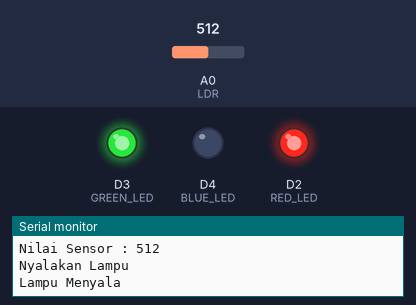
A sketch run on a simulated ESP8266 (NodeMCU). Parts: output pins drawn as LEDs (lit = HIGH), the last lines printed to the serial monitor. Inputs (shaded band) come from the test bench; at power-on: A0 (LDR) = 512.

Above: at 4.2 s.
4.3 s: A0 (LDR) set to 502
At 8.3 s:
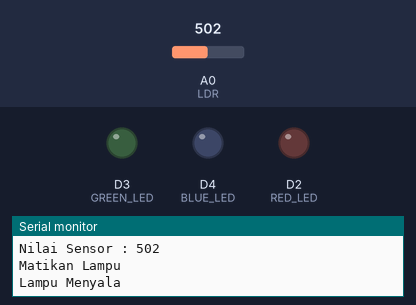
11.5 s: A0 (LDR) set to 522
At 14.9 s:
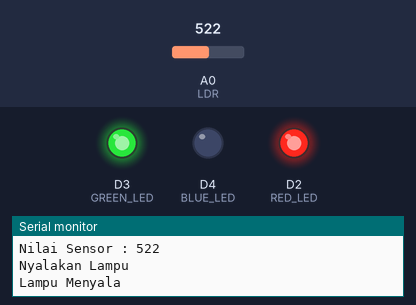
15.8 s: A0 (LDR) set to 511
At 18.8 s:
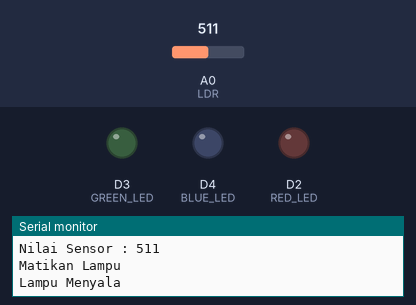
Timing chart, 0 to 20.3 s (numbered marks = the images above; inputs shaded):
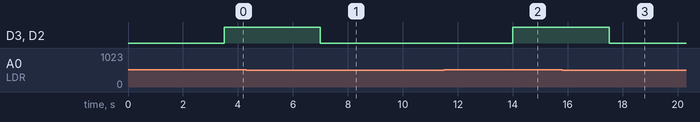

The sketch:

ldr_led.ino
```cpp
#include <Arduino.h>

#define LDR A0

#define RED_LED D2 //led warna merah
#define GREEN_LED D3 //led warna hijau
#define BLUE_LED D4 //led warnah biru

int nilai_sensor;

void setup() {
  // put your setup code here, to run once:

  Serial.begin(115200);
  Serial.println("Contoh Penggunaan Sensor LDR & LED");

  pinMode(RED_LED,OUTPUT);
  pinMode(GREEN_LED,OUTPUT);
  pinMode(BLUE_LED,OUTPUT);

  delay(3000);

}

void loop() {
  // put your main code here, to run repeatedly:

  nilai_sensor = analogRead(LDR);
  Serial.print("Nilai Sensor : ");
  Serial.println(nilai_sensor);

  if(nilai_sensor >= 512){
    Serial.println("Nyalakan Lampu");
    delay(500);

    digitalWrite(RED_LED, HIGH);
    digitalWrite(GREEN_LED, HIGH);
    digitalWrite(BLUE_LED, LOW);
    Serial.println("Lampu Menyala");
  }else{
    Serial.println("Matikan Lampu");
    delay(500);

    digitalWrite(RED_LED, LOW);
    digitalWrite(GREEN_LED, LOW);
    digitalWrite(BLUE_LED, LOW);
    Serial.println("Lampu Menyala");
  }

  Serial.println("\n");
  delay(3000);

}
```

Measured:
- the behaviour switches between 512 and 511 on A0 (LDR) (found by bisection; images 0 and 1)
- after the input at 4.3 s, D3 (GREEN_LED), D2 (RED_LED): HIGH → LOW after 2.7 s
- after the input at 11.5 s, D3 (GREEN_LED), D2 (RED_LED): LOW → HIGH after 2.5 s
- after the input at 15.8 s, D3 (GREEN_LED), D2 (RED_LED): HIGH → LOW after 1.7 s
